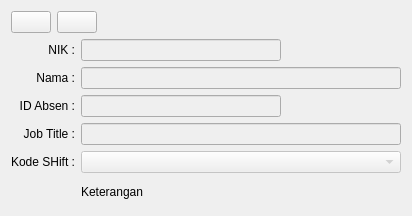
<?xml version="1.0" encoding="UTF-8"?>
<ui version="4.0">
 <class>Dialog</class>
 <widget class="QDialog" name="Dialog">
  <property name="geometry">
   <rect>
    <x>0</x>
    <y>0</y>
    <width>412</width>
    <height>216</height>
   </rect>
  </property>
  <property name="windowTitle">
   <string>Dialog</string>
  </property>
  <layout class="QGridLayout" name="gridLayout_2">
   <item row="0" column="0">
    <layout class="QGridLayout" name="gridLayout">
     <item row="4" column="0">
      <widget class="QLabel" name="label_4">
       <property name="text">
        <string>Job Title :</string>
       </property>
       <property name="alignment">
        <set>Qt::AlignRight|Qt::AlignTrailing|Qt::AlignVCenter</set>
       </property>
      </widget>
     </item>
     <item row="1" column="0">
      <widget class="QLabel" name="label">
       <property name="text">
        <string>NIK :</string>
       </property>
       <property name="alignment">
        <set>Qt::AlignRight|Qt::AlignTrailing|Qt::AlignVCenter</set>
       </property>
      </widget>
     </item>
     <item row="2" column="1">
      <widget class="QLineEdit" name="lineEditNama">
       <property name="enabled">
        <bool>false</bool>
       </property>
      </widget>
     </item>
     <item row="0" column="0" colspan="2">
      <layout class="QGridLayout" name="gridLayout_4">
       <item row="0" column="2">
        <spacer name="horizontalSpacer">
         <property name="orientation">
          <enum>Qt::Horizontal</enum>
         </property>
         <property name="sizeHint" stdset="0">
          <size>
           <width>40</width>
           <height>20</height>
          </size>
         </property>
        </spacer>
       </item>
       <item row="0" column="1">
        <widget class="QPushButton" name="pushButtonKeluar">
         <property name="text">
          <string/>
         </property>
         <property name="icon">
          <iconset resource="../../icon.qrc">
           <normaloff>:/icon/DESIGN/icon/32x32/door_in.png</normaloff>:/icon/DESIGN/icon/32x32/door_in.png</iconset>
         </property>
         <property name="iconSize">
          <size>
           <width>32</width>
           <height>32</height>
          </size>
         </property>
         <property name="autoDefault">
          <bool>false</bool>
         </property>
        </widget>
       </item>
       <item row="0" column="0">
        <widget class="QPushButton" name="pushButtonSimpan">
         <property name="text">
          <string/>
         </property>
         <property name="icon">
          <iconset resource="../../icon.qrc">
           <normaloff>:/icon/DESIGN/icon/32x32/disk.png</normaloff>:/icon/DESIGN/icon/32x32/disk.png</iconset>
         </property>
         <property name="iconSize">
          <size>
           <width>32</width>
           <height>32</height>
          </size>
         </property>
         <property name="autoDefault">
          <bool>false</bool>
         </property>
        </widget>
       </item>
      </layout>
     </item>
     <item row="2" column="0">
      <widget class="QLabel" name="label_2">
       <property name="text">
        <string>Nama :</string>
       </property>
       <property name="alignment">
        <set>Qt::AlignRight|Qt::AlignTrailing|Qt::AlignVCenter</set>
       </property>
      </widget>
     </item>
     <item row="3" column="1">
      <widget class="QLineEdit" name="lineEditID">
       <property name="enabled">
        <bool>false</bool>
       </property>
       <property name="maximumSize">
        <size>
         <width>200</width>
         <height>16777215</height>
        </size>
       </property>
      </widget>
     </item>
     <item row="3" column="0">
      <widget class="QLabel" name="label_3">
       <property name="text">
        <string>ID Absen :</string>
       </property>
       <property name="alignment">
        <set>Qt::AlignRight|Qt::AlignTrailing|Qt::AlignVCenter</set>
       </property>
      </widget>
     </item>
     <item row="1" column="1">
      <widget class="QLineEdit" name="lineEditNIK">
       <property name="enabled">
        <bool>false</bool>
       </property>
       <property name="maximumSize">
        <size>
         <width>200</width>
         <height>16777215</height>
        </size>
       </property>
      </widget>
     </item>
     <item row="4" column="1">
      <widget class="QLineEdit" name="lineEditJobTitle">
       <property name="enabled">
        <bool>false</bool>
       </property>
      </widget>
     </item>
     <item row="5" column="0">
      <widget class="QLabel" name="label_5">
       <property name="text">
        <string>Kode SHift :</string>
       </property>
       <property name="alignment">
        <set>Qt::AlignRight|Qt::AlignTrailing|Qt::AlignVCenter</set>
       </property>
      </widget>
     </item>
     <item row="5" column="1">
      <widget class="QComboBox" name="comboBox">
       <property name="enabled">
        <bool>false</bool>
       </property>
      </widget>
     </item>
     <item row="6" column="1">
      <widget class="QLabel" name="labelKeterangan">
       <property name="text">
        <string>Keterangan</string>
       </property>
      </widget>
     </item>
    </layout>
   </item>
  </layout>
 </widget>
 <resources>
  <include location="../../icon.qrc"/>
 </resources>
 <connections/>
</ui>
